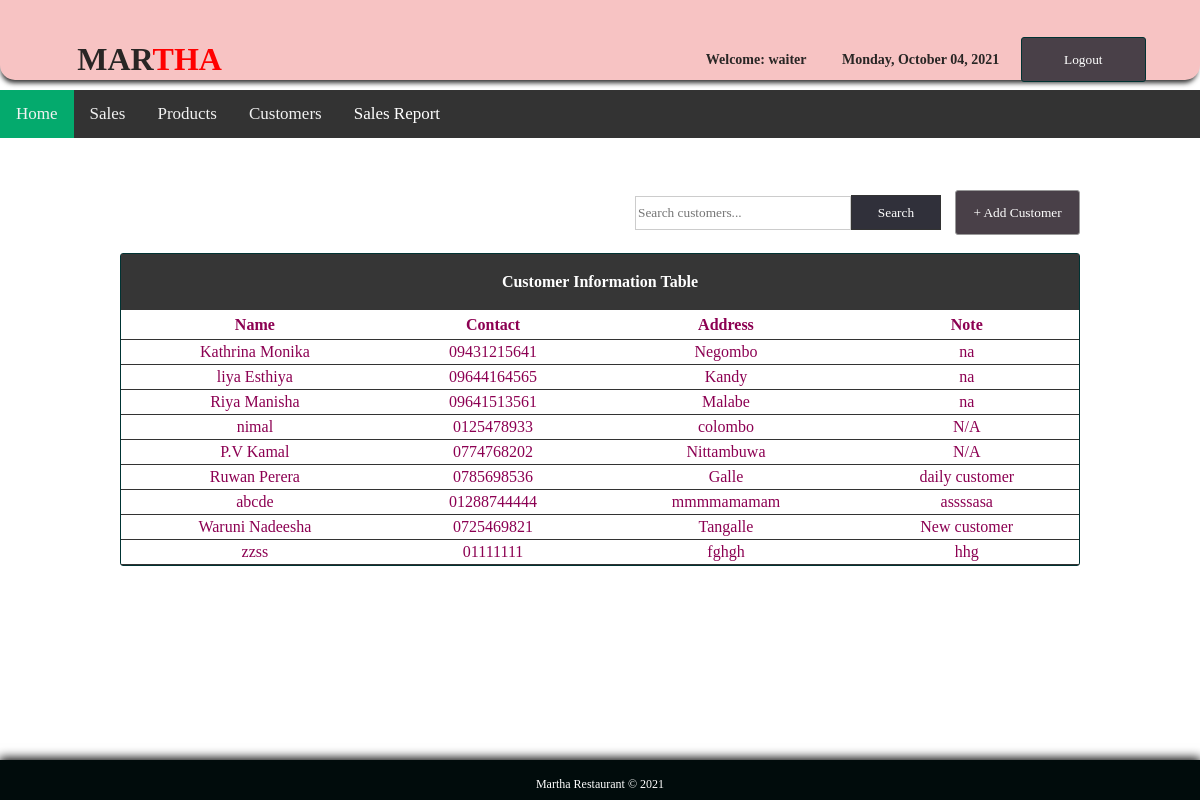
Screenshot of /Web-based_Application/customers.php (signed in) with the database file from the repository.
### tables this page shows
CREATE TABLE `customers` (
  `id` int(11) NOT NULL,
  `name` varchar(100) NOT NULL,
  `contact` varchar(100) NOT NULL,
  `address` varchar(100) NOT NULL,
  `note` varchar(100) NOT NULL
);

### Web-based_Application/customers.php (the view, shortened to what this page needs)
<?php include 'config.php';?>
<?php include 'main_template.php';?>
<!DOCTYPE html
    PUBLIC "-//W3C//DTD XHTML 1.0 Transitional//EN" "http://www.w3.org/TR/xhtml1/DTD/xhtml1-transitional.dtd">
<html xmlns="http://www.w3.org/1999/xhtml">
<head>
</head>
<link rel="stylesheet" type="text/css" href="css/css1.css">
<body>
    <div id="container">
        <br><br><br><br><br>
        <table width="80%" border="0" align="center" cellpadding="0" cellspacing="0">
            <tr>
                <td width="750" align="right">
                    <form action="result_customer.php" method="get" ecntype="multipart/data-form">
                        <input type="text" name="query"
                            style="border:1px solid #CCC; color: #333; width:210px; height:30px; font-family: 'Sans Serif MS', cursive;"
                            placeholder="Search customers..." /><input type="submit" id="btnsearch" value="Search"
                            name="search" />
                    </form>
                </td>
                <td width="127" height="37" align="right">
                    <a href="javascript:void(0)" onclick="toggle_visibility('popup-box1')"><input type="button"
                            style="border:1px solid #999; background: #999; height:45px; background: rgb(73, 64, 72); width:125px; color:#FFF; border-radius:3px; font-family: 'Comic Sans MS', cursive;"
                            value="+ Add Customer" /></a>
                </td>
            </tr>
        </table>
        <br>
        <tr>
            <td>
                <table border="0" cellpadding="0" cellspacing="0" align="center" width="80%"
                    style="border:1px solid #033; color:#8c0052;">
                    <tr>
                        <th colspan="6" align="center" height="55px"
                            style="border-bottom:1px solid #363636; background: #363636; color:#FFF;"> Customer
                            Information Table</th>
                    </tr>
                    <tr height="30px">
                        <th style="border-bottom:1px solid #333;"> Name </th>
                        <th style="border-bottom:1px solid #333;"> Contact </th>
                        <th style="border-bottom:1px solid #333;"> Address </th>
                        <th style="border-bottom:1px solid #333;"> Note </th>
                    </tr>
                    <?php
$query="SELECT * FROM customers";
$result=mysqli_query($db_link, $query);
while ($row=mysqli_fetch_array($result)){?>
                    <tr align="center" style="height:25px">
                        <td style="border-bottom:1px solid #333;"> <?php echo $row['name']; ?> </td>
                        <td style="border-bottom:1px solid #333;"> <?php echo $row['contact']; ?> </td>
                        <td style="border-bottom:1px solid #333;"> <?php echo $row['address']; ?> </td>
                        <td style="border-bottom:1px solid #333;"> <?php echo $row['note']; ?> </td>
                    </tr>
                    <?php
}?>
                </table>
            </td>
        </tr>
        <br><br><br>
    </div>
</body>
</html>

### Web-based_Application/css/css1.css (style rules this page uses)
html { font-family: "Comic sans MS", cursive; color: rgb(41, 38, 37); height:100%; margin:0; padding:0; -webkit-background-size: cover; -moz-background-size: cover; -o-background-size: cover; background-size: cover; }
body { margin:0; font-size:16px; height:100%; margin:0; padding:0; background:url(../images/bg_food.jpg) no-repeat center fixed; -webkit-background-size: cover; -moz-background-size: cover; -o-background-size: cover; background-size: cover; }
#container { height:100px; width: auto; margin:0 auto; }
#btnsearch { border:1px solid #333; background: rgb(48, 48, 58); height:35px; width:90px; color: #FFF; font-family:"Comic Sans MS", cursive; }
a:link { color:#FFF; text-decoration: none; }
table { border-radius:3px; text-align: center; }

### rows the page displays
customers: name "Kathrina Monika", contact "09431215641", address "Negombo", note "na"
customers: name "liya Esthiya", contact "09644164565", address "Kandy", note "na"
customers: name "Riya Manisha", contact "09641513561", address "Malabe", note "na"
customers: name "nimal", contact "0125478933", address "colombo", note "N/A"
customers: name "P.V Kamal", contact "0774768202", address "Nittambuwa", note "N/A"
customers: name "Ruwan Perera", contact "0785698536", address "Galle", note "daily customer"
customers: name "abcde", contact "01288744444", address "mmmmamamam", note "assssasa"
customers: name "Waruni Nadeesha", contact "0725469821", address "Tangalle", note "New customer"
customers: name "zzss", contact "01111111", address "fghgh", note "hhg"

### other values shown
$_SESSION['username'] "waiter"
